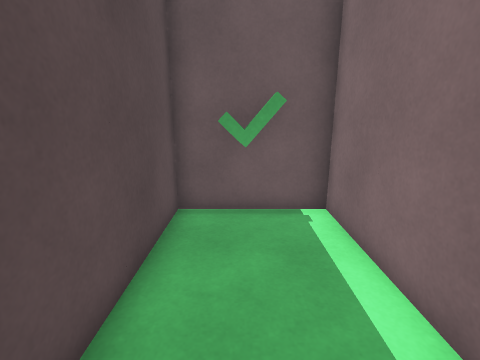
View 1 (above)

12 first-person views from a walk through a scene from a Unity 3-D project. The camera is 1.4 m above the floor, tilts 14° down and sees 85° across. The floor is counted in squares, 0.5 m on a side. Each view is taken from the middle of a square. On the plan, view 1 faces up. The plan holds only what a view shows up to about 19 squares ahead; the rest is blank. The place goes on beyond the plan. The player character is not drawn.

View 2
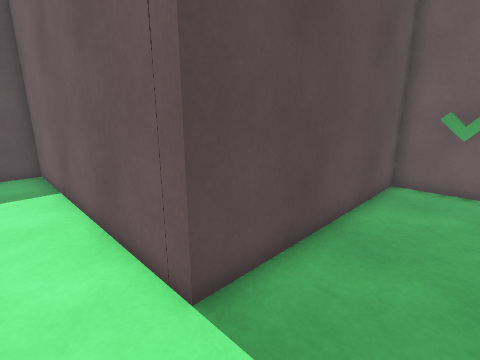

View 3
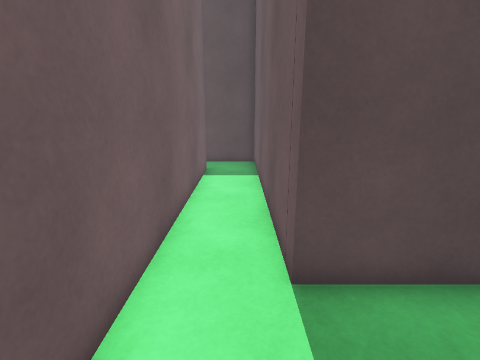

View 4
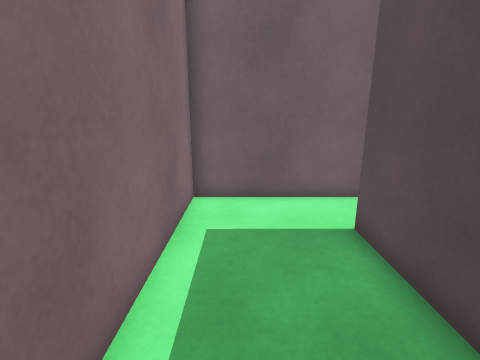

View 5
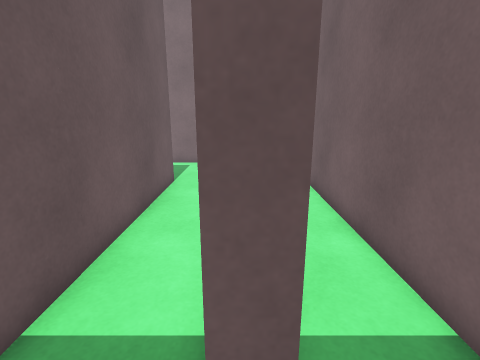

View 6
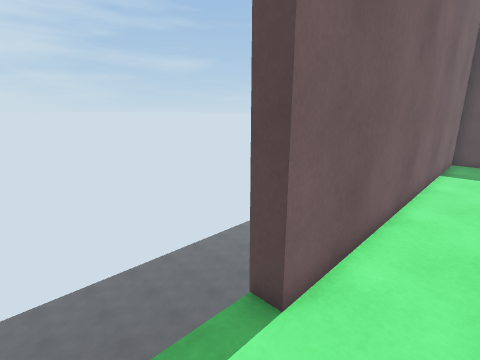

View 7
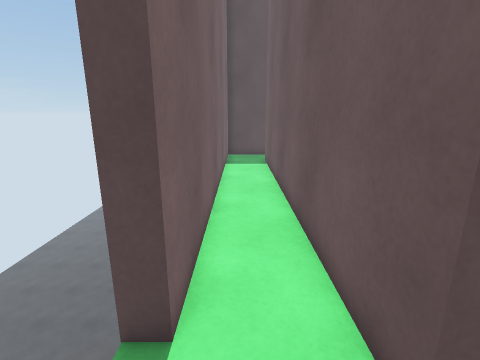

View 8
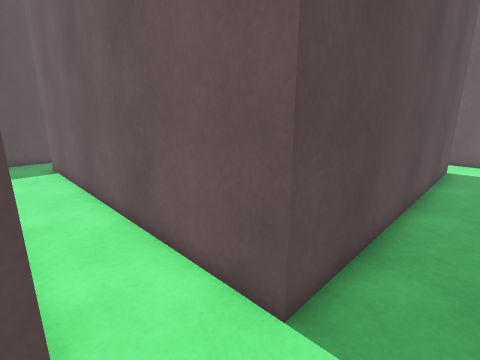

View 9
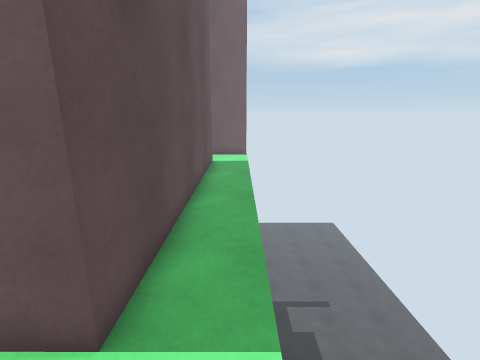

View 10
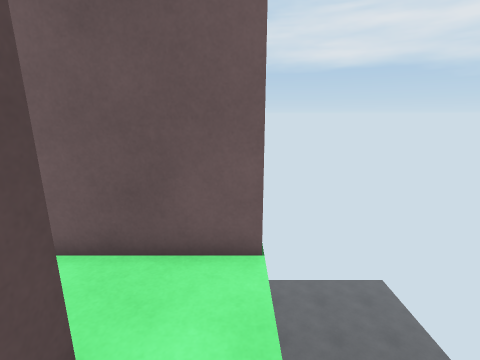

View 11
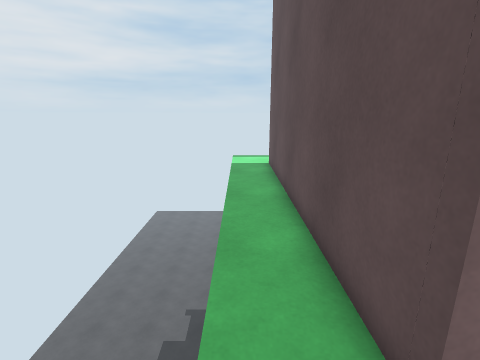

View 12
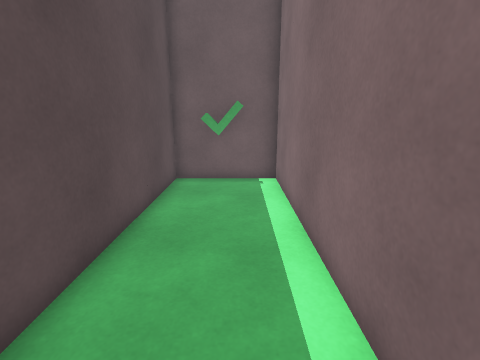

### Floor plan
Points are (right, up) in squares from view 1. A wall is a line through its corners. A room is listed if a view was taken in it or the views show most of it. See-through windows are left out.
Room 1 (views 1, 2, 3, 4, 12)
walls: (-11.5, -4.8) (2.6, -4.8) (2.6, 7.5) (-1.9, 7.5) (-1.9, -2.1) (-13.9, -2.1) (-13.9, -4.5)
ways out: opening at (-12.5, -5) to room 2
Room 2 (views 5, 6, 7, 8, 9, 10, 11)
walls: (2.9, 8.2) (3.3, 8.2) (3.3, -5.4) (-11.5, -5.4) (-11.5, -4.8); (-13.9, -4.5) (-13.9, -7.9) (2.3, -7.9) (2.3, -8.5); (5.5, 10.8) (1.1, 10.8)
ways out: opening at (-12.5, -5) to room 1; opening at (4.5, -8)

Positions as (right, up) in squares from view 1, and headings:
1: (0, 0), facing up
2: (1, -4), facing up-left
3: (2, -3), facing left
4: (1, 4), facing down
5: (-13, -5), facing right
6: (5, -6), facing down-left
7: (5, -7), facing left
8: (5, -8), facing up-left
9: (5, -8), facing up
10: (5, 6), facing up
11: (5, 10), facing down
12: (1, -4), facing up
